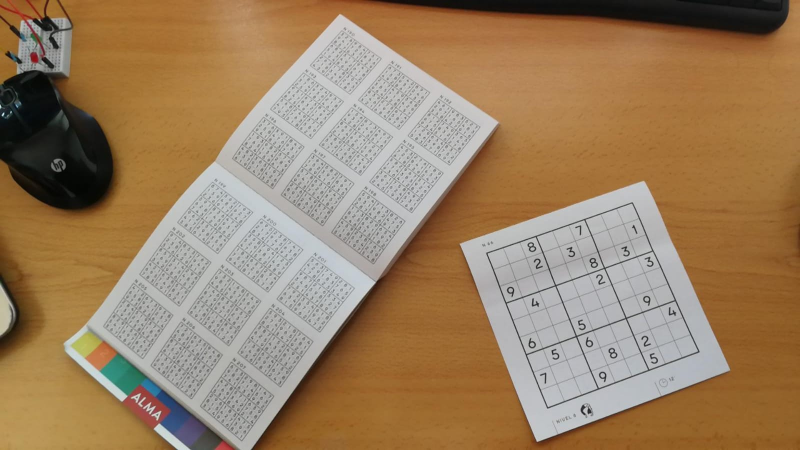
%> input picture Segmentacion/MALSudoku10.jpeg, 1600 x 900 px (shown at 1/2 size)
$ octave --eval "result = find_squares(imread('MALSudoku10.jpeg'));"   (GNU Octave 9; MATLAB toolbox functions it lacks are replaced by stand-ins)
%> lines starting %> are read from the running program, lines starting %| are printed output that depends on the picture; in (x1, y1, x2, y2) boxes, pixels count from 0 and x2, y2 are one past the last pixel; in counts of white or black regions, pixels touching at a corner belong together; the program's own positions count from 1
### Segmentacion/signature.m
function [angle,value] = signature(imb)

    % Returns the signature of a binary object
    ims = bwperim(imb);                    % Gets the contour pixels
    [x,y] = find (ims);                    % Get the coordinates
    mx = mean(x);                          % Get the centroid
    my = mean(y);
    distance = sqrt((x-mx).^2+(y-my).^2);  % Distance to centroid of contour points
    angle = atan2(y-my,x-mx);              % Angle of the contour point with respect to the centroid
    [angle,sequence] = sort(angle);        % Sort distance by angle
    s = distance(sequence);                % Signature

    % Normalization: Scaling Immunity
    s = s-min(s);
    s = s/max(s);

    % First angle -> furthest point: Immunity to rotation
    maximum = find(s == 1);
    sz = size(s);
    sr = circshift(s,[(sz(1)-maximum) 0]);

    % Resulting signature:
    angle = angle+pi;
    value = sr;
end

### Segmentacion/find_squares.m
function [squares,num_squares] = find_squares(image)

    %% Parameters
    open = 1000;        % Elimite small objects
    min_area = 10000;   % Elimite small objects
    u_max = 0.75;       % Maximum threshold
    u_min = 0.25;        % Minimum threshold

    display1 = 0;
    display2 = 0;
    display3 = 0;

    %% Preprocessed

    % Binarization using the Otsu method (adaptative)
    ImGRay = 255-rgb2gray(image);
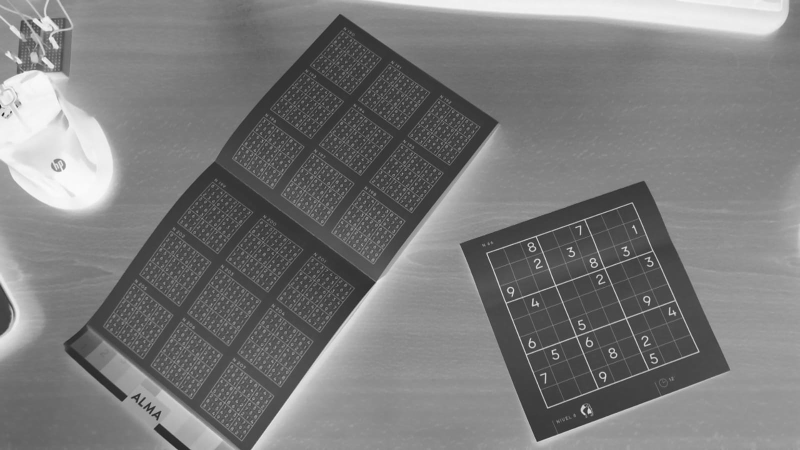
%> ImGRay: size 900x1600 uint8 (shown at 1/2 size); min 9, max 254, mean 121.9
    Ibw = imbinarize(ImGRay,'adaptive','Sensitivity',0.41);
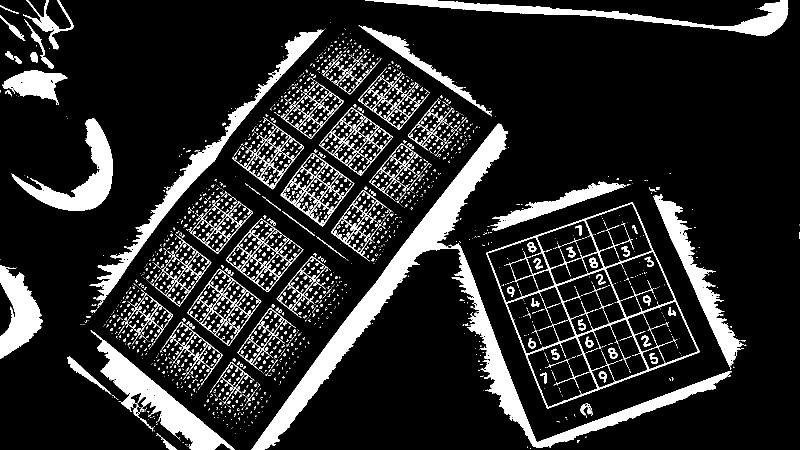
%> Ibw: size 900x1600 logical (shown at 1/2 size); 14.5% white; 2427 white regions (1653 under 20 px), largest, box (x1, y1, x2, y2) and area: (503, 247, 1464, 900) 51566, (179, 59, 647, 613) 15073, (181, 661, 470, 900) 14809

    %% Image processing
    % Fill in the holes
    Ifill = imfill(Ibw,'holes');
%> Ifill: size 900x1600 logical; 24.8% white; 1703 white regions (1291 under 20 px), largest, box (x1, y1, x2, y2) and area: (973, 405, 1399, 818) 105593, (503, 247, 1464, 900) 51694, (179, 59, 647, 613) 15215

    % Elimite small objects
    Iarea = bwareaopen(Ifill,open);


    % Label connected regions
    Iprocessed= bwlabel(Iarea);
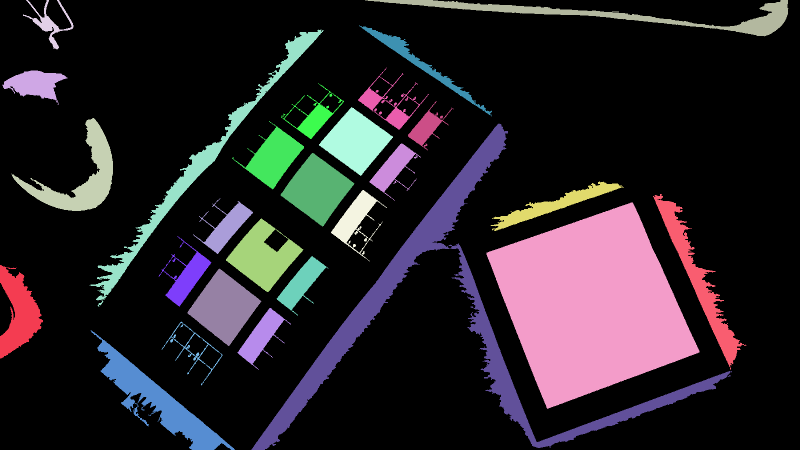
%> Iprocessed: size 900x1600 double (shown at 1/2 size); 28 distinct labels, from 0 to 27; one colour per label, 0 black

    % DISPLAY
    if(display1 == 1)
        figure('NumberTitle', 'off', 'Name', 'Preprocessed');
        subplot(1,5,1)
        imshow(image);
        title('Original image');

        subplot(1,5,2)
        imshow(Ibw)
        title('Binarized Image')

        subplot(1,5,3)
        imshow(Ifill)
        title('Fill image')

        subplot(1,5,4)
        imshow(Iarea)
        title('Image without small objects')

        subplot(1,5,5)
        imshow(Iprocessed,[])
        colormap(gca,[0,0,0;colorcube])
        title('Connected regions')
    end

    %% Identification

    % Binarized, filled with convex image and its area
    prop_im1 = regionprops(Iprocessed,'Image','ConvexImage','Area');
%> prop_im1 = 27 regions; largest, Area: 105593, 51694, 15215, 14884, 11887

    % DISPLAY
    if(display2 == 1)
        % Show the signature of each object
        figure('NumberTitle', 'off', 'Name', 'Signatures');
        cont = 1;   % Auxiliary variables to display
    end

    num_squares = 0;  % Auxiliary variables to count number of sudokus

    square = [];
    IndSquare = [];
    aux_display = [];
    for k = 1:numel(prop_im1)

        % Elimite small areas
        if (prop_im1(k).Area > min_area)
            aux_display = [aux_display k];
            % Calculation of the normalized signature
            [sig_ang,sig_val] = signature(prop_im1(k).ConvexImage);

            % Calculation of maximums:
            up_cut = find(sig_val >= u_max);
            sz = size(up_cut)-1;
            n_maximum = 1;
            for i=1:sz(1)
                if((up_cut(i+1) - up_cut(i)) > 10)
                    n_maximum = n_maximum + 1;
                end
            end

            % Calculation of minimums:
            bottom_cut = find(sig_val <= u_min);
            sz = size(bottom_cut)-1;
            n_minimum = 1;
            for i=1:sz(1)
                if((bottom_cut(i+1) - bottom_cut(i)) > 10)
                    n_minimum = n_minimum + 1;
                end
            end

            % If it has 4 minimum and 5 maximum it is a square and it is saved
            if(n_maximum == 5 && n_minimum == 4)
                IndSquare(num_squares+1) = k;
                num_squares = num_squares+1;
            end
        end
    end
%> this loop made 27 passes
%> (aux_display, mx in signature, my in signature, maximum in signature) on passes 3, 5, 6, 9, 11, 14, 16, 18, 22, 25, 27: (3, 104.9, 120.7, 122), ([3 5], 266.6, 225.1, 882), ([3 5 6], 140.9, 129.1, 129), ([3 5 6 9], 78.01, 73.99, 10), ([3 5 6 9 11], 73.9, 77.35, 260), ([3 5 6 9 11 14], 444, 467, 620), ([3 5 6 9 11 14 16], 73.93, 74.38, 265), ([3 5 6 9 11 14 16 18], 69.28, 74.79, 85), ([3 5 6 9 11 14 16 18 22], 19.89, 433.3, 433), ([3 5 6 9 11 14 16 18 22 25], 205.6, 209.4, 824), ([3 5 6 9 11 14 16 18 22 25 27], 170.3, 98.29, 133)
%> pass 3, in signature, `ims = bwperim(imb);`:
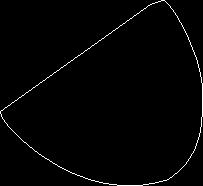
%> ims: size 186x203 logical; 1.4% white in thin lines or dots
%> after the loop, IndSquare = [9 11 16 18 25]; bottom_cut = 217 values from 121 to 594; n_maximum = 3; n_minimum = 2; sig_ang = 729 values from 0.0043 to 6.27; sig_val = 729 values, max 1 at index 729, min 0 at index 177, mean 0.483; up_cut = 192 values from 1 to 729

    % DISPLAY
    if(length(aux_display) > 0 && display2 == 1)
        for i=1:length(aux_display)
            % Show the process
            subplot(length(aux_display),3,cont)
            imshow(prop_im1(aux_display(i)).Image);
            title('Region');
            subplot(length(aux_display),3,cont+1)
            imshow(prop_im1(aux_display(i)).ConvexImage);
            title('Convex image');
            subplot(length(aux_display),3,cont+2)
            % Show the signature
                % Calculation of the normalized signature
                [sig_ang,sig_val] = signature(prop_im1(aux_display(i)).ConvexImage);

                % Calculation of maximums:
                up_cut = find(sig_val >= u_max);
                sz = size(up_cut)-1;
                n_maximum = 1;
                for i=1:sz(1)
                    if((up_cut(i+1) - up_cut(i)) > 10)
                        n_maximum = n_maximum + 1;
                    end
                end

                % Calculation of minimums:
                bottom_cut = find(sig_val <= u_min);
                sz = size(bottom_cut)-1;
                n_minimum = 1;
                for i=1:sz(1)
                    if((bottom_cut(i+1) - bottom_cut(i)) > 10)
                        n_minimum = n_minimum + 1;
                    end
                end
            plot(sig_ang,sig_val);
            title(sprintf('Signature: Nmax = %d y Nmin = %d', n_maximum,n_minimum));
            cont=cont+3;
        end
    end

    %% Squares extraction
    for k = 1:num_squares
        % The square region of the original is segmented (Just for display)
        ImSquare = (Iprocessed == IndSquare(k));
        ImSudoku(:,:,1) = double(image(:,:,1)) .* (ImSquare);
        ImSudoku(:,:,2) = double(image(:,:,2)) .* (ImSquare);
        ImSudoku(:,:,3) = double(image(:,:,3)) .* (ImSquare);
        ImSudoku = ImSudoku/255;
        ImSudoku = 1-abs(ImSudoku);

        % The square region of the binarized is segmented
        ImSudokub(:,:,1) = double(Ibw(:,:)) .* (ImSquare);

        % They rotate
        ImH = hough(ImSudokub);
        p = houghpeaks(ImH,1);
        ang = p(:,2);

        % Wrap angle
        if(ang >= 170)
            ang = ang - 180;
        elseif(ang >= 90)
            ang = ang - 90;
        elseif(ang > 80)
            ang = ang - 90;
        end
        ImR  = imrotate(ImSudoku,ang);
        ImRb = imrotate(ImSudokub,ang);


        % Extraction
        [rows, columns] = find(ImRb);
        row1 = min(rows);
        row2 = max(rows);
        col1 = min(columns);
        col2 = max(columns);
        Sudoku = ImR(row1:row2, col1:col2); % Crop image.

        st1 = string("squares.Image");
        st2 = string(k);
        st3 = string(" = Sudoku;");
        st = strcat(st1,st2,st3);
        eval(st);

        % DISPLAY
        if(display3 == 1)
            figure('NumberTitle', 'off', 'Name', 'Result');
            subplot(1,4,1)
            imshow(ImSudoku)
            title('Sudoku segmented');

            subplot(1,4,2)
            imshow(ImR)
            title('Sudoku rotate');

            subplot(1,4,3)
            imshow(ImRb)
            title('Sudoku rotate and binarized');

            subplot(1,4,4)
            imshow(Sudoku)
            title('Extracted');
        end
    end
end
%> (the run ends here)
